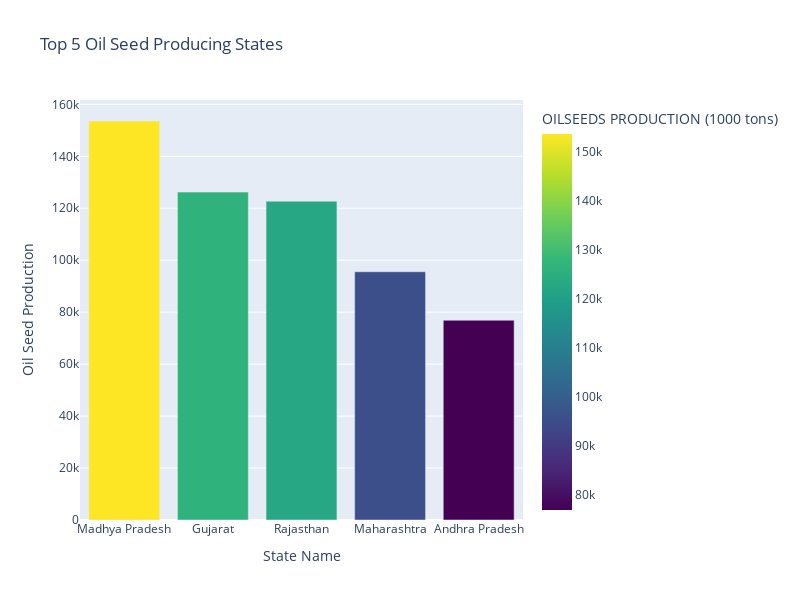

Notebook code for this chart:
### Code cell
# Bar Chart
fig = px.bar(oil_seed_states,x='State Name',y='OILSEEDS PRODUCTION (1000 tons)',
                title='Top 5 Oil Seed Producing States',labels={'State Name':'State Name','Oil Seed Production':'OILSEEDS PRODUCTION (1000 tons)'},
                color='OILSEEDS PRODUCTION (1000 tons)',color_continuous_scale='Viridis',
                )

fig.update_layout(xaxis_title = 'State Name', yaxis_title = 'Oil Seed Production')
fig.update_layout(height = 600,width = 800)
fig.show()

### Figure 1 — Plotly figure (JSON) as saved in the notebook; plotly's stock layout.template omitted (floating-point values rounded to 4 significant figures)
{"data": [{"alignmentgroup": "True", "hovertemplate": "State Name=%{x}<br>OILSEEDS PRODUCTION (1000 tons)=%{marker.color}<extra></extra>", "legendgroup": "", "marker": {"color": [153600.0, 126200.0, 122700.0, 95570.0, 76890.0], "coloraxis": "coloraxis", "pattern": {"shape": ""}}, "name": "", "offsetgroup": "", "orientation": "v", "showlegend": false, "textposition": "auto", "type": "bar", "x": ["Madhya Pradesh", "Gujarat", "Rajasthan", "Maharashtra", "Andhra Pradesh"], "xaxis": "x", "y": [153600.0, 126200.0, 122700.0, 95570.0, 76890.0], "yaxis": "y"}], "layout": {"barmode": "relative", "coloraxis": {"colorbar": {"title": {"text": "OILSEEDS PRODUCTION (1000 tons)"}}, "colorscale": [[0, "#440154"], [0.1111, "#482878"], [0.2222, "#3e4989"], [0.3333, "#31688e"], [0.4444, "#26828e"], [0.5556, "#1f9e89"], [0.6667, "#35b779"], [0.7778, "#6ece58"], [0.8889, "#b5de2b"], [1, "#fde725"]]}, "height": 600, "legend": {"tracegroupgap": 0}, "title": {"text": "Top 5 Oil Seed Producing States"}, "width": 800, "xaxis": {"anchor": "y", "domain": [0, 1], "title": {"text": "State Name"}}, "yaxis": {"anchor": "x", "domain": [0, 1], "title": {"text": "Oil Seed Production"}}}}
